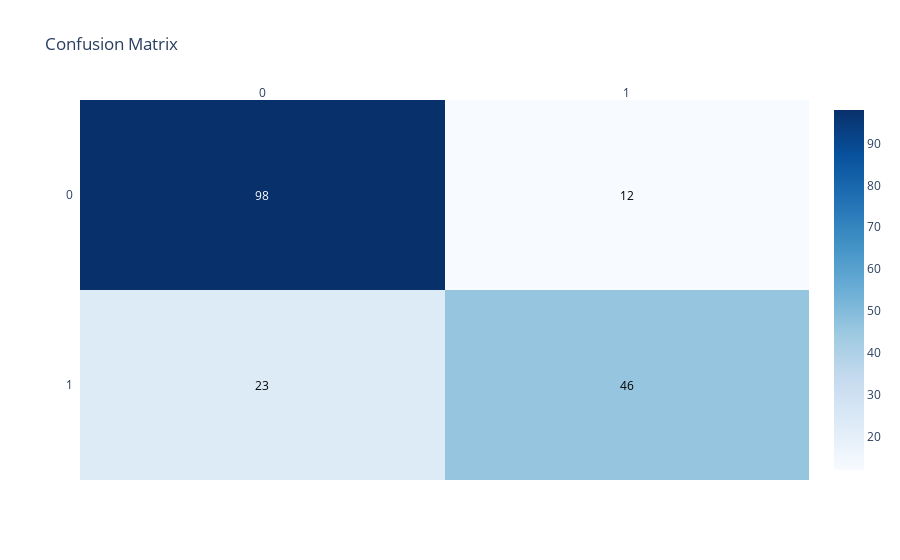
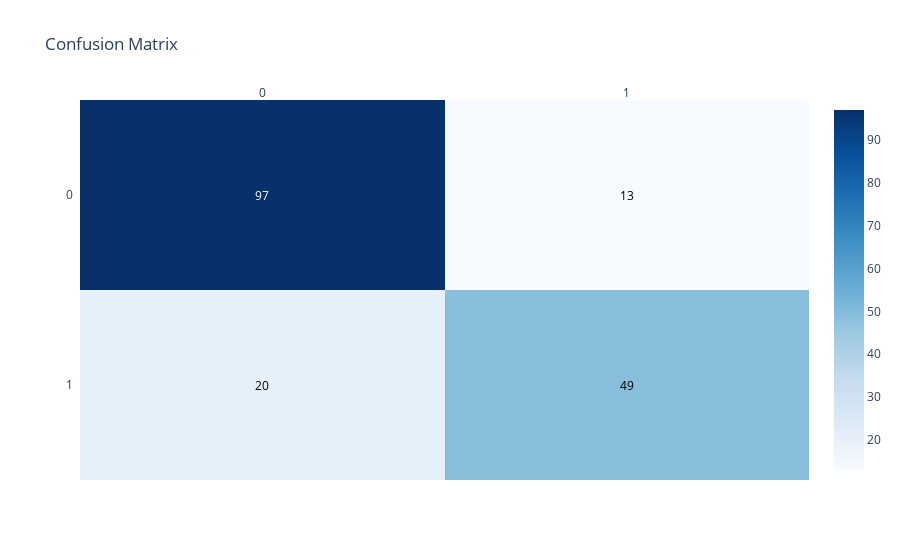
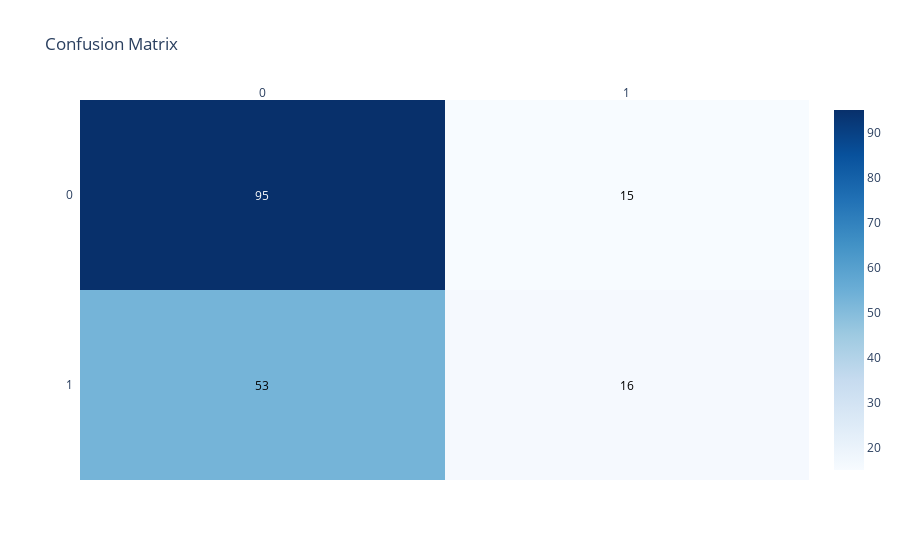
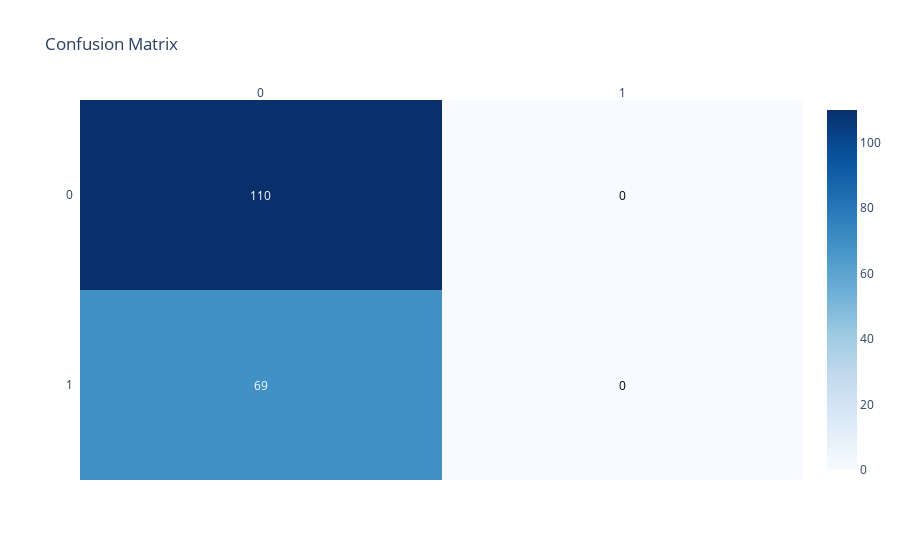

Notebook cell for these charts, in order:
### Code cell
metrics_results = {}

for name, model in models.items():
    print(f"\nTraining {name}...")
    metrics = train_and_evaluate(
        model,
        X,
        y,
        task="classification",
        labels=[0, 1],
        plot=True
    )
    metrics_results[name] = metrics

### Figure 1 — Plotly figure (JSON) as saved in the notebook; plotly's stock layout.template omitted (floating-point values rounded to 4 significant figures)
{"data": [{"colorscale": [[0, "rgb(247,251,255)"], [0.125, "rgb(222,235,247)"], [0.25, "rgb(198,219,239)"], [0.375, "rgb(158,202,225)"], [0.5, "rgb(107,174,214)"], [0.625, "rgb(66,146,198)"], [0.75, "rgb(33,113,181)"], [0.875, "rgb(8,81,156)"], [1, "rgb(8,48,107)"]], "reversescale": false, "showscale": true, "type": "heatmap", "x": [0, 1], "y": [0, 1], "z": [[98, 12], [23, 46]]}], "layout": {"annotations": [{"font": {"color": "#FFFFFF"}, "showarrow": false, "text": "98", "x": 0, "xref": "x", "y": 0, "yref": "y"}, {"font": {"color": "#000000"}, "showarrow": false, "text": "12", "x": 1, "xref": "x", "y": 0, "yref": "y"}, {"font": {"color": "#000000"}, "showarrow": false, "text": "23", "x": 0, "xref": "x", "y": 1, "yref": "y"}, {"font": {"color": "#000000"}, "showarrow": false, "text": "46", "x": 1, "xref": "x", "y": 1, "yref": "y"}], "title": {"text": "Confusion Matrix"}, "xaxis": {"dtick": 1, "gridcolor": "rgb(0, 0, 0)", "side": "top", "ticks": ""}, "yaxis": {"autorange": "reversed", "dtick": 1, "ticks": "", "ticksuffix": "  "}}}

### Figure 2 — Plotly figure (JSON) as saved in the notebook; plotly's stock layout.template omitted (floating-point values rounded to 4 significant figures)
{"data": [{"colorscale": [[0, "rgb(247,251,255)"], [0.125, "rgb(222,235,247)"], [0.25, "rgb(198,219,239)"], [0.375, "rgb(158,202,225)"], [0.5, "rgb(107,174,214)"], [0.625, "rgb(66,146,198)"], [0.75, "rgb(33,113,181)"], [0.875, "rgb(8,81,156)"], [1, "rgb(8,48,107)"]], "reversescale": false, "showscale": true, "type": "heatmap", "x": [0, 1], "y": [0, 1], "z": [[97, 13], [20, 49]]}], "layout": {"annotations": [{"font": {"color": "#FFFFFF"}, "showarrow": false, "text": "97", "x": 0, "xref": "x", "y": 0, "yref": "y"}, {"font": {"color": "#000000"}, "showarrow": false, "text": "13", "x": 1, "xref": "x", "y": 0, "yref": "y"}, {"font": {"color": "#000000"}, "showarrow": false, "text": "20", "x": 0, "xref": "x", "y": 1, "yref": "y"}, {"font": {"color": "#000000"}, "showarrow": false, "text": "49", "x": 1, "xref": "x", "y": 1, "yref": "y"}], "title": {"text": "Confusion Matrix"}, "xaxis": {"dtick": 1, "gridcolor": "rgb(0, 0, 0)", "side": "top", "ticks": ""}, "yaxis": {"autorange": "reversed", "dtick": 1, "ticks": "", "ticksuffix": "  "}}}

### Figure 3 — Plotly figure (JSON) as saved in the notebook; plotly's stock layout.template omitted (floating-point values rounded to 4 significant figures)
{"data": [{"colorscale": [[0, "rgb(247,251,255)"], [0.125, "rgb(222,235,247)"], [0.25, "rgb(198,219,239)"], [0.375, "rgb(158,202,225)"], [0.5, "rgb(107,174,214)"], [0.625, "rgb(66,146,198)"], [0.75, "rgb(33,113,181)"], [0.875, "rgb(8,81,156)"], [1, "rgb(8,48,107)"]], "reversescale": false, "showscale": true, "type": "heatmap", "x": [0, 1], "y": [0, 1], "z": [[95, 15], [53, 16]]}], "layout": {"annotations": [{"font": {"color": "#FFFFFF"}, "showarrow": false, "text": "95", "x": 0, "xref": "x", "y": 0, "yref": "y"}, {"font": {"color": "#000000"}, "showarrow": false, "text": "15", "x": 1, "xref": "x", "y": 0, "yref": "y"}, {"font": {"color": "#000000"}, "showarrow": false, "text": "53", "x": 0, "xref": "x", "y": 1, "yref": "y"}, {"font": {"color": "#000000"}, "showarrow": false, "text": "16", "x": 1, "xref": "x", "y": 1, "yref": "y"}], "title": {"text": "Confusion Matrix"}, "xaxis": {"dtick": 1, "gridcolor": "rgb(0, 0, 0)", "side": "top", "ticks": ""}, "yaxis": {"autorange": "reversed", "dtick": 1, "ticks": "", "ticksuffix": "  "}}}

### Figure 4 — Plotly figure (JSON) as saved in the notebook; plotly's stock layout.template omitted (floating-point values rounded to 4 significant figures)
{"data": [{"colorscale": [[0, "rgb(247,251,255)"], [0.125, "rgb(222,235,247)"], [0.25, "rgb(198,219,239)"], [0.375, "rgb(158,202,225)"], [0.5, "rgb(107,174,214)"], [0.625, "rgb(66,146,198)"], [0.75, "rgb(33,113,181)"], [0.875, "rgb(8,81,156)"], [1, "rgb(8,48,107)"]], "reversescale": false, "showscale": true, "type": "heatmap", "x": [0, 1], "y": [0, 1], "z": [[110, 0], [69, 0]]}], "layout": {"annotations": [{"font": {"color": "#FFFFFF"}, "showarrow": false, "text": "110", "x": 0, "xref": "x", "y": 0, "yref": "y"}, {"font": {"color": "#000000"}, "showarrow": false, "text": "0", "x": 1, "xref": "x", "y": 0, "yref": "y"}, {"font": {"color": "#FFFFFF"}, "showarrow": false, "text": "69", "x": 0, "xref": "x", "y": 1, "yref": "y"}, {"font": {"color": "#000000"}, "showarrow": false, "text": "0", "x": 1, "xref": "x", "y": 1, "yref": "y"}], "title": {"text": "Confusion Matrix"}, "xaxis": {"dtick": 1, "gridcolor": "rgb(0, 0, 0)", "side": "top", "ticks": ""}, "yaxis": {"autorange": "reversed", "dtick": 1, "ticks": "", "ticksuffix": "  "}}}
